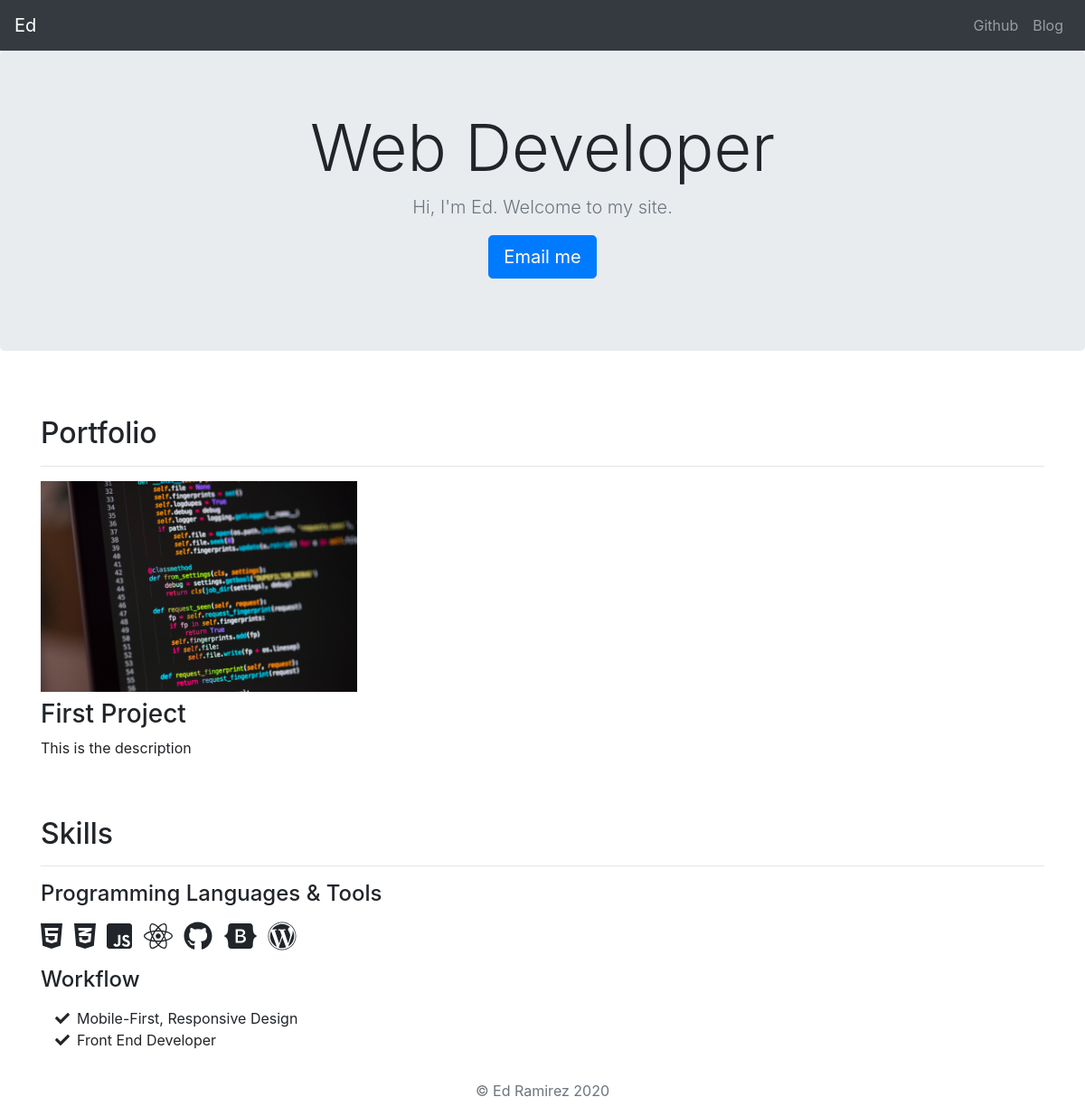
The app's page /, older data.
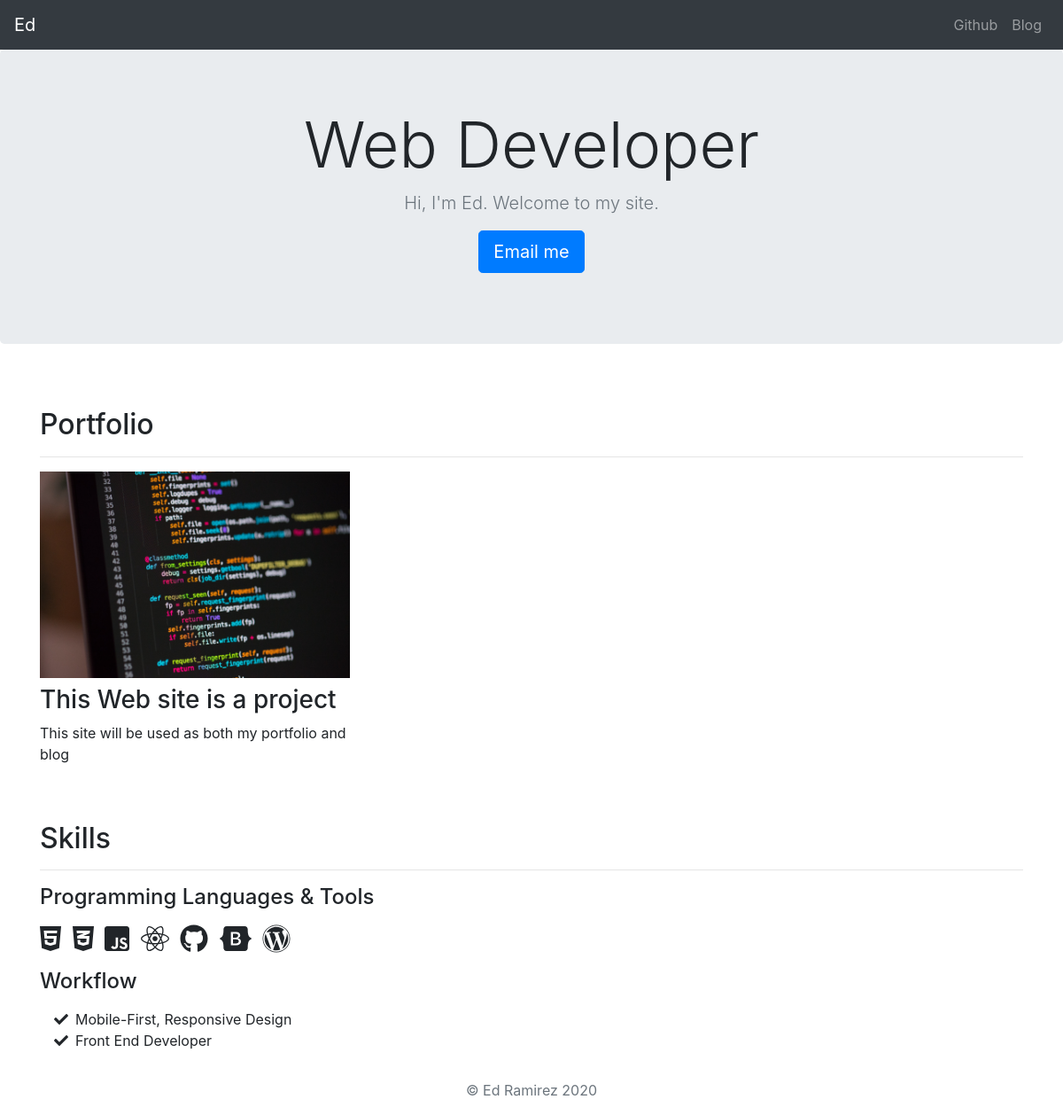
The same page, newer data.
### portfolio/models.py (models this page shows, shortened)
class Project(models.Model):
    title = models.CharField(max_length=100)
    description = models.CharField(max_length=300)
    image = models.ImageField(upload_to='portfolio/images/')
    url = models.URLField(blank=True)

### portfolio/views.py (the view)
# urls.py: 2. Add a URL to urlpatterns:  path('', views.home, name='home')
def home(request):
    projects = Project.objects.all()
    return render(request, 'portfolio/home.html', {'projects':projects})

### portfolio/templates/portfolio/home.html (shortened to what this page needs)
{% extends 'portfolio/base.html' %}
{% load static %}
{% block content %}
    <main role="main">
      <section class="jumbotron text-center">
        <div class="container">
          <h1 class="display-3 animated bounce delay-2s">Web Developer</h1>
          <p class="lead text-muted">Hi, I'm Ed. Welcome to my site.</p>
          <p>
          	<a class="btn btn-primary btn-lg" href="mailto:ednaustin@gmail.com" role="button">Email me</a>
          </p>
        </div>
      </section>
    </main>
    <div class="container">
        <br>
        <h2 class="mt-3">Portfolio</h2>
        <hr>
        <div class="row">
          {% for project in projects %}
          <div class="col-lg-4 col-md-6">
            {% if project.url %}
            <a href="{{ project.url }}" style="text-decoration: none" target="_blank">
              <img src="{{ project.image.url }}" class="img-fluid mb-2">
            </a>
            {% else %}
            <img src="{{ project.image.url }}" class="img-fluid mb-2">
            {% endif %}
            <h3>{{ project.title }}</h3>
            <p>{{ project.description }}</p>
          </div>
          {% endfor %}
        </div>
        <h2 class="mt-5">Skills</h2>
        <hr>
          <h4 class="subheading mb-3">Programming Languages & Tools</h4>
          <ul class="list-inline dev-icons">
              <li class="list-inline-item"><i class="fab fa-html5 fa-2x"></i></li>
              <li class="list-inline-item"><i class="fab fa-css3-alt fa-2x"></i></li>
              <li class="list-inline-item"><i class="fab fa-js-square fa-2x"></i></li>
              <li class="list-inline-item"><i class="fab fa-react fa-2x"></i></li>
              <li class="list-inline-item"><i class="fab fa-github fa-2x"></i></li>
              <li class="list-inline-item"><i class="fab fa-bootstrap fa-2x"></i></li>
              <li class="list-inline-item"><i class="fab fa-wordpress fa-2x"></i></li>
          </ul>
          <h4 class="subheading mb-3">Workflow</h4>
          <ul class="fa-ul mb-2">
              <li>
                  <span class="fa-li"><i class="fas fa-check"></i></span>
                  Mobile-First, Responsive Design
              </li>
              <li>
                  <span class="fa-li"><i class="fas fa-check"></i></span>
                  Front End Developer
              </li>
          </ul>
          <br>
      </div>
{% endblock %}

### portfolio/templates/portfolio/base.html (shortened to what this page needs)
<!doctype html>
{% load static %}
<html lang="en">
    <head>
      <link rel="stylesheet" href="https://stackpath.bootstrapcdn.com/bootstrap/4.5.0/css/bootstrap.min.css">
      <link rel="stylesheet" href="https://cdnjs.cloudflare.com/ajax/libs/animate.css/3.7.2/animate.min.css">
      <link rel="stylesheet" href="{% static "portfolio/style.css" %}">
    </head>
    <body>
      <header>
        <div class="sticky-top">
          <nav class="navbar sticky-top navbar-expand-lg navbar-dark bg-dark">
        		<a class="navbar-brand" href="{% url 'home' %}">Ed</a>
      		<div class="collapse navbar-collapse" id="navbarSupportedContent">
        		<ul class="navbar-nav ml-auto">
              <li class="nav-item">
            		<a class="nav-link" href="https://github.com/ednaustin?tab=repositories" target="_blank">Github</a>
          		</li>
          		<li class="nav-item">
            		<a class="nav-link" href="{% url 'blog:all_blogs' %}">Blog</a>
          		</li>
            </ul>
          </div>
         </nav>
       </div>
      </header>
  {% block content %}{% endblock %}
  <footer class="text-muted">
    <div class="container">
      <p class="container text-center">© Ed Ramirez {% now "Y"%}</p>
    </div>
  </footer>
  </body>
</html>

Row changes from the older to the newer data that the page shows:
changed Project: image: picture added; title "First Project" → "This Web site is a project"; description "This is the description" → "This site will be used as both my portfolio and blog"; url "http://www.google.com" → empty (drawn); image: picture removed
